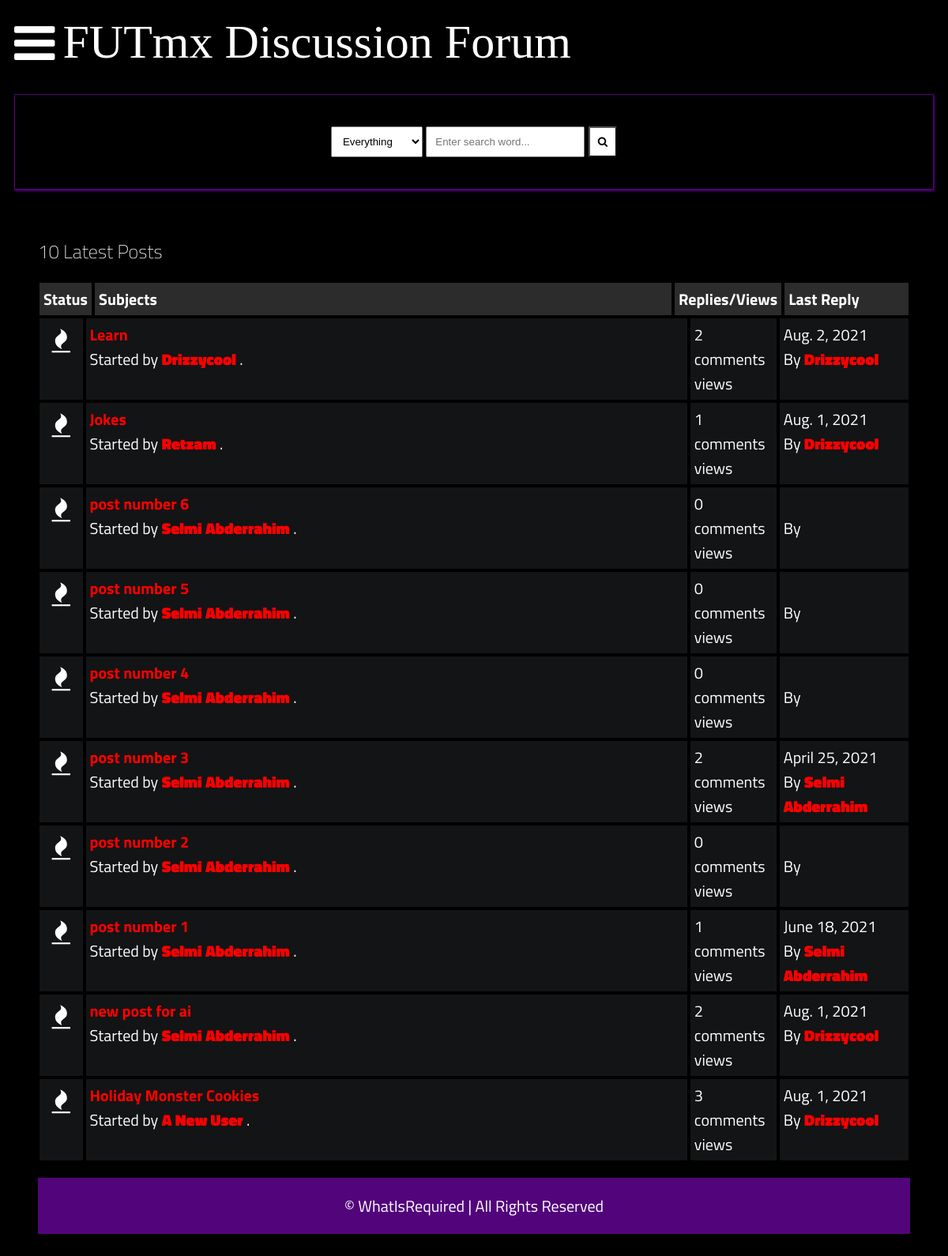
Page /latest_posts on the committed database.
### main/models.py (models this page shows, shortened)
class Post(models.Model):
    title = models.CharField(max_length=400)
    slug = models.SlugField(max_length=400, unique=True, blank=True)
    user = models.ForeignKey(Author, on_delete=models.CASCADE)
    content = HTMLField()
    categories = models.ManyToManyField(Category)
    date = models.DateTimeField(auto_now_add=True)
    approved = models.BooleanField(default=False)
    hit_count_generic = GenericRelation(HitCount, object_id_field='object_pk',
        related_query_name='hit_count_generic_relation'
    )
    tags = TaggableManager()
    comments = models.ManyToManyField(Comment, blank=True)
    closed = models.BooleanField(default=False)
    state = models.CharField(max_length=40, default="zero")
    def get_url(self):
        return reverse("detail", kwargs={
            "slug":self.slug
        })
    @property
    def num_comments(self):
        return self.comments.count()
    @property
    def last_reply(self):
        return self.comments.latest("date")
    class Meta:
        ordering = ['-date']

class Author(models.Model):
    user = models.ForeignKey(User, on_delete=models.CASCADE)
    fullname = models.CharField(max_length=40, blank=True)
    slug = slug = models.SlugField(max_length=400, unique=True, blank=True)
    bio = HTMLField()
    points = models.IntegerField(default=0)
    profile_pic = ResizedImageField(size=[50, 80], quality=100, upload_to="authors", default=None, null=True, blank=True)

class Comment(models.Model):
    user = models.ForeignKey(Author, on_delete=models.CASCADE)
    content = models.TextField()
    date = models.DateTimeField(auto_now_add=True)
    replies = models.ManyToManyField(Reply, blank=True)

### main/views.py (the view)
# urls.py: path("latest_posts", latest_posts, name="latest_posts"),
def latest_posts(request):
    posts = Post.objects.all().filter(approved=True)[:10]
    context = {
        "posts":posts,
        "title": "Latest 10 Posts"
    }
    return render(request, "latest-posts.html", context)

### main/context_processors.py (called while the page is built, shortened)
def searchFunction(request):
    search_context = {}
    posts = Post.objects.all()
    return search_context

### templates/latest-posts.html
{% extends 'base.html' %}
{% load hitcount_tags %}
{% block content %}
{% load profanity %}
    <div class="container">
        <div class="navigate">
            <span>10 Latest Posts</span>
        </div>
        <div class="posts-table">
            <div class="table-head">
                <div class="status">Status</div>
                <div class="subjects">Subjects</div>
                <div class="replies">Replies/Views</div>
                <div class="last-reply">Last Reply</div>
            </div>
            {% for post in posts %}
            <div class="table-row">
                <div class="status"><i class="fa fa-fire"></i></div>
                <div class="subjects">
                    <a href="{{post.get_url}}">{{post.title}}</a>
                    <br>
                    <span>Started by <b><a href="">{{post.user.fullname|title}}</a></b> .</span>
                </div>
                <div class="replies">
                    {{post.num_comments}} comments <br> {% get_hit_count for post %} views
                </div>
                <div class="last-reply">
                    {{post.last_reply.date|date}}
                    <br>By <b><a href="">{{post.last_reply.user.fullname|title}}</a></b>
                </div>
            </div>
            {% endfor %}
        </div>
    {% endblock content %}

### static/style.css (style rules this page uses)
* { box-sizing: border-box; }
html { font-size: 20px; font-family: 'Titillium Web', sans-serif; background-color:rgb(0, 0, 0); color:#ffffff; }
a { color:red; font-weight: bolder; text-decoration: none; }
.container { margin: 20px; padding: 20px; }
.table-head { display: flex; }
.table-head div { padding: 5px; margin: 2px; background-color: #2C2C2C; font-weight: bold; }
.table-head .status { flex: 5%; }
.table-head .subjects { flex: 70%; }
.table-head .replies { flex: 10%; }
.table-head .last-reply { flex: 15%; }
.table-row { display: flex; }
.table-row .status, .table-row .subjects, .table-row .replies, .table-row .last-reply { padding: 5px; margin: 2px; background-color: #131415; }
.table-row .status { flex: 5%; font-size: 30px; text-align: center; }
.table-row .subjects { flex: 70%; }
.table-row .replies { flex: 10%; }
.table-row .last-reply { flex: 15%; }
.navigate { margin-block: 20px; font-weight: lighter; font-size: 24px; }

### rows in the picture
Post: title "Learn", user.fullname "Drizzycool", num_comments "2", last_reply "Aug. 2, 2021", last_reply.user.fullname "Drizzycool"
Post: title "Jokes", user.fullname "Retzam", num_comments "1", last_reply "Aug. 1, 2021", last_reply.user.fullname "Drizzycool"
Post: title "post number 6", user.fullname "Selmi Abderrahim", num_comments "0"
Post: title "post number 5", user.fullname "Selmi Abderrahim", num_comments "0"
Post: title "post number 4", user.fullname "Selmi Abderrahim", num_comments "0"
Post: title "post number 3", user.fullname "Selmi Abderrahim", num_comments "2", last_reply "April 25, 2021", last_reply.user.fullname "Selmi Abderrahim"
Post: title "post number 2", user.fullname "Selmi Abderrahim", num_comments "0"
Post: title "post number 1", user.fullname "Selmi Abderrahim", num_comments "1", last_reply "June 18, 2021", last_reply.user.fullname "Selmi Abderrahim"
Post: title "new post for ai", user.fullname "Selmi Abderrahim", num_comments "2", last_reply "Aug. 1, 2021", last_reply.user.fullname "Drizzycool"
Post: title "Holiday Monster Cookies", user.fullname "A New User", num_comments "3", last_reply "Aug. 1, 2021", last_reply.user.fullname "Drizzycool"
